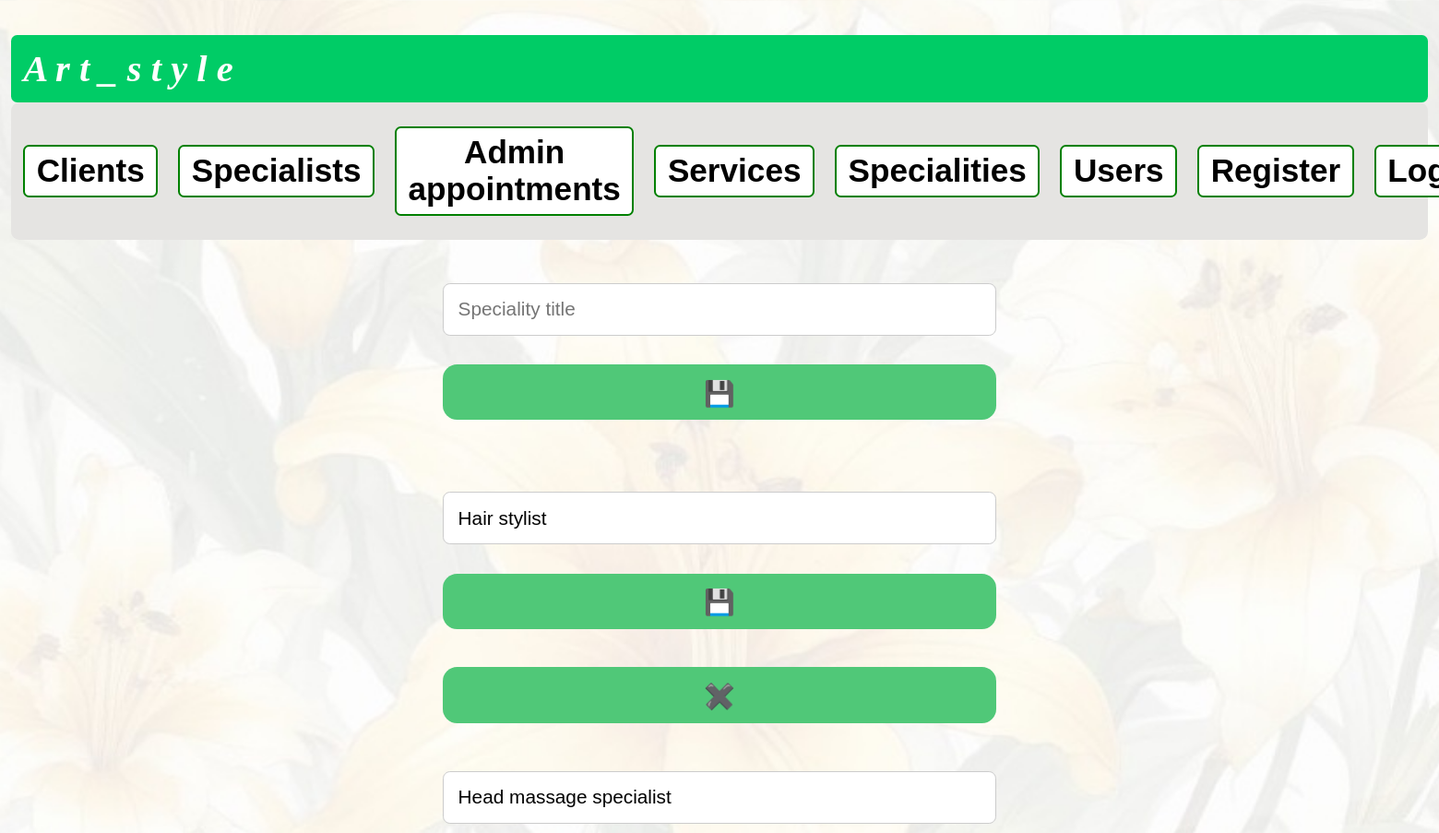
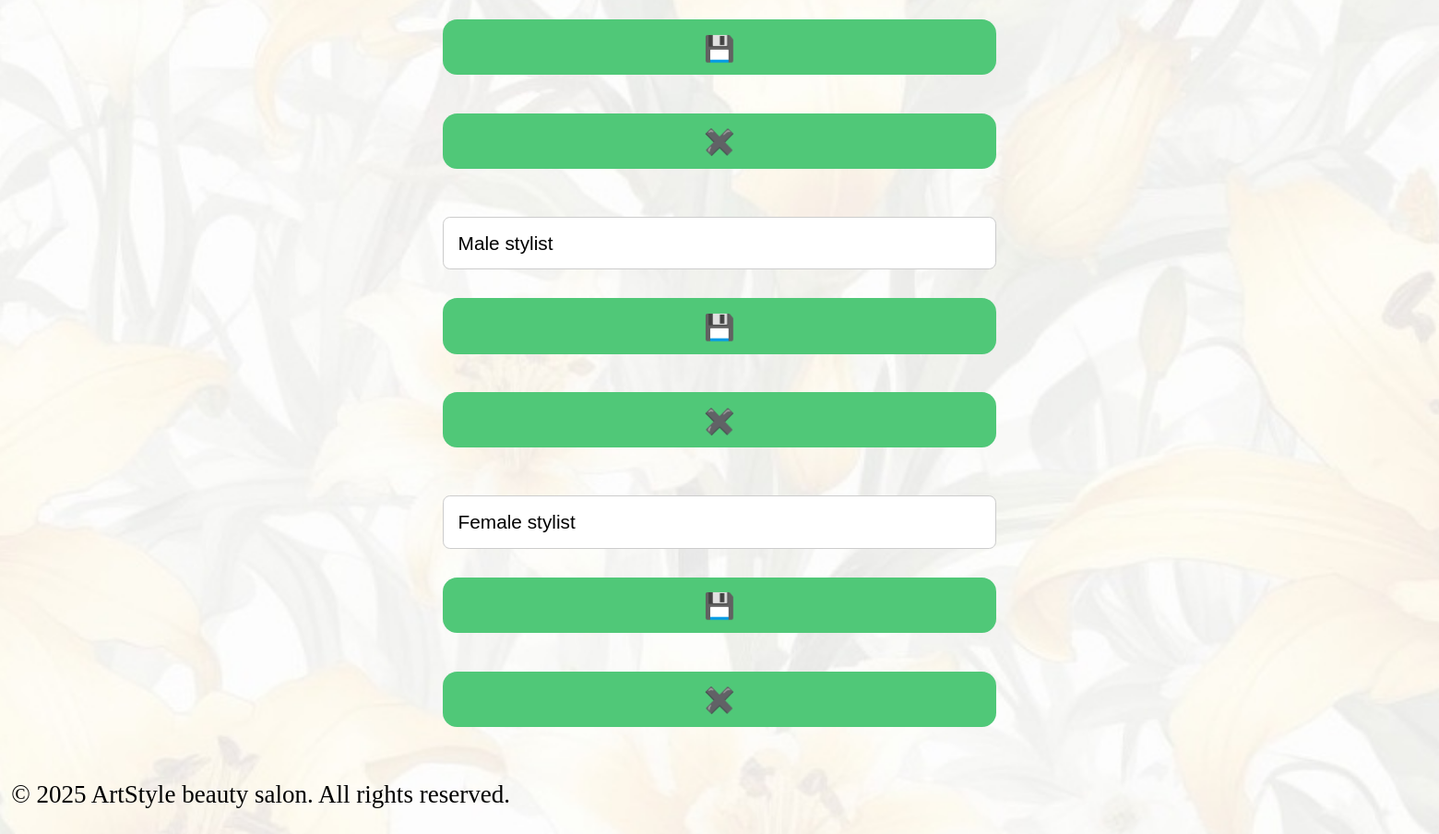
/specialities/ (signed in), run on the app's committed database (2 pictures, top to bottom).
### apps/core/models/speciality.py (models this page shows, shortened)
class Speciality(models.Model):
    id = models.AutoField(primary_key=True)
    speciality_name = models.CharField(21)

### apps/core/views.py (the view, shortened to what this page needs)
# urls.py: path('specialities/', views.specialities, name='specialities'),
def specialities(request):
    context = {
        'speciality_form_list': Speciality.objects.all(),
    }
    return render(request, 'core/pages/specialities.html', context)

### apps/core/templates/core/pages/specialities.html (shortened to what this page needs)
{% extends "base.html" %}
{% block content %}
<div class="container">
    <form action="{% url 'core:specialities' %}" method="post" class="form-flex">
        <input type="text" name="speciality_name" placeholder="Speciality title">
        <button type="submit" name="submit_speciality_create">💾</button>
    </form>
</div>
<div class="container">
    {% for speciality_form in speciality_form_list %}
        <form method="post">
            <input type="text" name="speciality_name" placeholder="Speciality title" value="{{speciality_form.speciality_name}}">
            <button type="submit" name="submit_speciality_update" value="{{ speciality_form.id }}">💾</button>
            <button type="submit" name="submit_speciality_delete" value="{{ speciality_form.id }}">✖</button>
        </form>
    {% endfor %}
</div>
{% endblock content %}

### static/styles.css (style rules this page uses)
body { padding: 0.2rem; background-image: url('../media/background.jpg'); background-size: cover; background-position: center; }
.container { margin: 1.25rem 0; }
button { background-color: #50C878; border: 1px solid transparent; border-radius: 0.75rem; box-sizing: border-box; color: #FFFFFF; cursor: pointer; font-family: "Inter var", ui-sans-serif, system-ui, -apple-system, "Segoe UI", Roboto, "Helvetica Neue", Arial, "Noto Sans", sans-serif, "Apple Color Emoji", "Segoe UI Emoji", "Segoe UI Symbol", "Noto Color Emoji"; font-size: 1.125rem; font-weight: 600; line-height: 1.3rem; padding: 0.75rem 1.2rem; text-align: center; text-decoration: none; transition: background-color 0.2s cubic-bezier(.4, 0, 0.2, 1); user-select: none; touch-action: manipulation; width: auto; margin: 0.5rem 0; }
form { display: flex; flex-direction: column; gap: 1rem; max-width: 600px; margin: 0 auto; padding: 1rem; }
input[type="text"], input[type="email"], input[type="password"], textarea, select { padding: 0.75rem; font-size: 1rem; border: 1px solid #ccc; border-radius: 0.375rem; width: 100%; box-sizing: border-box; }
*:not(nav *) { font-size: calc(1.3rem); }

### data on the page
Speciality: speciality_name "Hair stylist", {{ speciality_form.id }} 1 (drawn)
Speciality: speciality_name "Head massage specialist", {{ speciality_form.id }} 2 (drawn)
Speciality: speciality_name "Male stylist", {{ speciality_form.id }} 4 (drawn)
Speciality: speciality_name "Female stylist", {{ speciality_form.id }} 5 (drawn)
